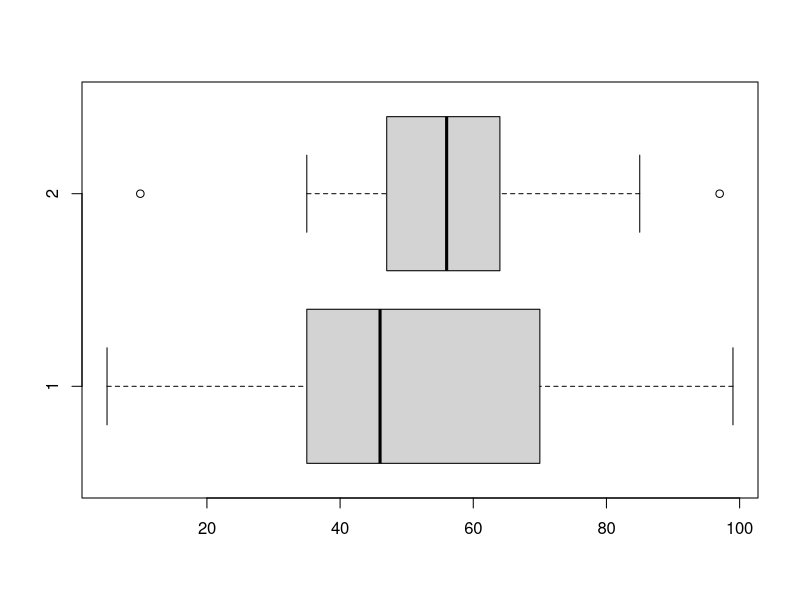

This chart was generated by the following R code:
## ---- chunk 1
samp = rnorm(100)
length(samp)
## ---- chunk 2
Q2_data_car = c(67, 50, 85, 43, 64, 35, 47, 97, 58, 58, 10, 56, 50)
Q2_data_bike = c(45, 39, 25, 47, 49, 5, 70, 99, 74, 37, 99, 35, 8, 59)
names(Q2_data_bike) = 'bike'
names(Q2_data_car) = 'car'
boxplot(Q2_data_bike,Q2_data_car,horizontal = TRUE)
